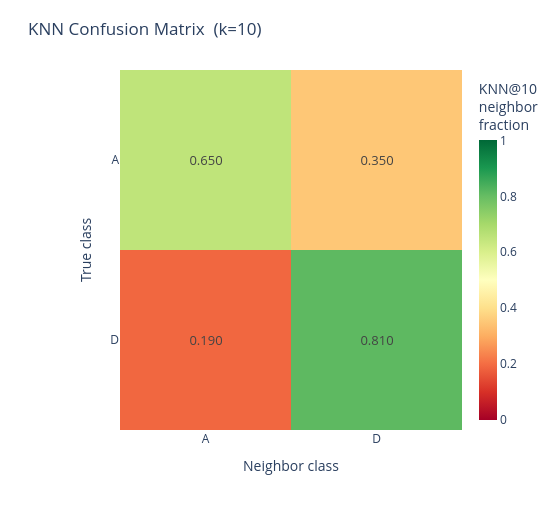

Notebook code cell kept with this figure:
### Markdown cell above
#### KNN Confusion Matrix

Rows = true class, columns = neighbor class, values = fraction of k-NN neighbors belonging to each class. The diagonal equals mean KNN purity — higher is better.

### Code cell
plot_knn_confusion(result, output_path=None)

### Figure 1 — Plotly figure (JSON) as saved in the notebook; plotly's stock layout.template omitted (floating-point values rounded to 4 significant figures)
{"data": [{"colorbar": {"thickness": 18, "title": {"text": "KNN@10<br>neighbor<br>fraction"}}, "colorscale": [[0, "rgb(165,0,38)"], [0.1, "rgb(215,48,39)"], [0.2, "rgb(244,109,67)"], [0.3, "rgb(253,174,97)"], [0.4, "rgb(254,224,139)"], [0.5, "rgb(255,255,191)"], [0.6, "rgb(217,239,139)"], [0.7, "rgb(166,217,106)"], [0.8, "rgb(102,189,99)"], [0.9, "rgb(26,152,80)"], [1, "rgb(0,104,55)"]], "hovertemplate": "True class: <b>%{y}</b><br>Neighbor class: <b>%{x}</b><br>Fraction: %{z:.4f}<extra></extra>", "text": [["0.650", "0.350"], ["0.190", "0.810"]], "textfont": {"size": 13}, "texttemplate": "%{text}", "type": "heatmap", "x": ["A", "D"], "y": ["A", "D"], "z": [[0.65, 0.35], [0.19, 0.81]], "zmax": 1, "zmin": 0}], "layout": {"height": 530, "margin": {"b": 100, "l": 120, "r": 60, "t": 70}, "paper_bgcolor": "white", "plot_bgcolor": "white", "title": {"font": {"size": 17}, "text": "KNN Confusion Matrix  (k=10)"}, "width": 560, "xaxis": {"side": "bottom", "tickfont": {"size": 12}, "title": {"text": "Neighbor class"}}, "yaxis": {"autorange": "reversed", "tickfont": {"size": 12}, "title": {"text": "True class"}}}}
